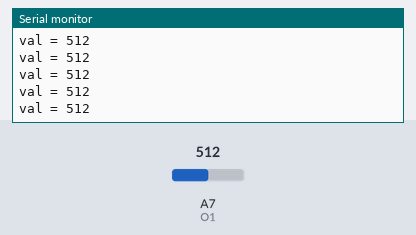
Simulated run of this sketch. Board: Arduino Nano, built with avr-gcc and run on an emulated ATmega328P. Shown: the last lines printed to the serial monitor. Inputs (shaded band) come from the test bench; at power-on: A7 (O1) = 512.

Above: at 1.2 s.
1.3 s: A7 (O1) set to 716
At 1.31 s:
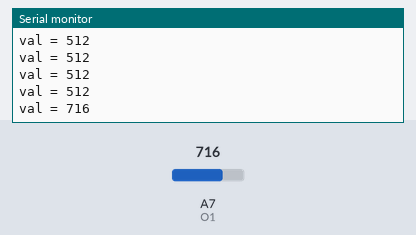
2.8 s: A7 (O1) set to 900
At 2.81 s:
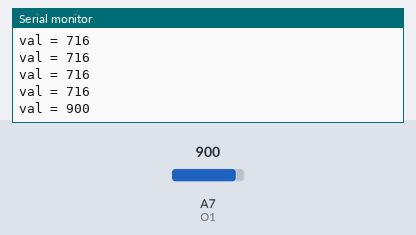
Timing chart, 0 to 5.8 s (numbered marks = the images above; inputs shaded):
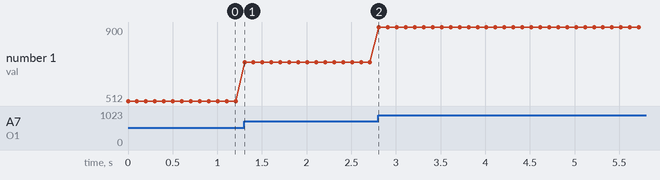

The sketch:

_________.ino
```cpp
int O1 = A7;
int val = 0;
void setup() {
Serial.begin(9600);
}

void loop() {
val = analogRead(O1); //อ่านค่าสัญญาณ digital ขา8 ที่ต่อกับ เซ็นเซอร์ตรวจจับวัตถุ IR Infrared
Serial.print("val = "); // พิมพ์ข้อมความส่งเข้าคอมพิวเตอร์ "val = "
Serial.println(val); // พิมพ์ค่าของตัวแปร val
delay(100);
}
```

Measured:
- after the input at 1.3 s, the serial monitor: prints a new line at once (image 1)
- after the input at 2.8 s, the serial monitor: prints a new line at once (image 2)
- plotted number 1: 512 → 716 after the input at 1.3 s, 716 → 900 after the input at 2.8 s
